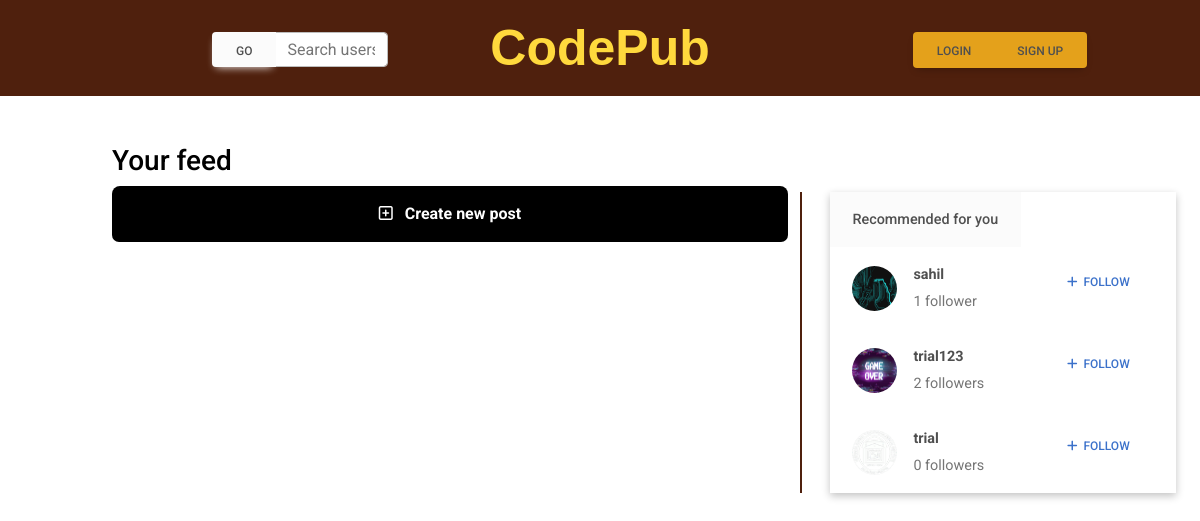
The page /codepub on the database its author committed.
### home/models.py (models this page shows, shortened)
class Profile(models.Model):
    user = models.ForeignKey(User,on_delete=models.CASCADE)
    citizenID = models.IntegerField()
    email = models.EmailField(max_length=100)
    bio = models.TextField(max_length=1000, blank=True)
    profileimg = models.ImageField(upload_to='profile_images',default='Default-avatar.jpg')
    location = models.CharField(max_length=100,blank=True)

### codepub/views.py (the view, shortened to what this page needs)
# urls.py: path('codepub',views.codepubHome,name='codepubHome'),
def codepubHome(request):
    user_following_list = []
    feed = []
    user_following = FollowAccount.objects.filter(follower=request.user.username)
    for user in user_following:
        user_following_list.append(user.user)
    for username in user_following_list:
        feed_lists = Post.objects.filter(user=username)
        for p in feed_lists:
            feed.append(p)
    all_users = User.objects.all()
    followedUsers = []
    for U in user_following:
        person = User.objects.get(username=U.user)
        followedUsers.append(person)
    suggested_users = []
    for U in all_users:
        if U not in followedUsers:
            suggested_users.append(U)
    current_user = request.user
    if current_user in suggested_users:
        suggested_users.remove(current_user)
    suggested_profile_followers = []
    for Suser in suggested_users:
        SuserFollowing = FollowAccount.objects.filter(user=Suser.username)
        suggested_profile_followers.append(len(SuserFollowing))
    suggested_profiles = []
    for S in suggested_users:
        prof = Profile.objects.get(user=S)
        suggested_profiles.append(prof)
    sug_profiles = zip(suggested_profiles,suggested_profile_followers)
    print(sug_profiles)
    context = {'allPosts':feed,'suggested_profiles':suggested_profiles,'sug_profiles':sug_profiles}
    return render(request,'codepub/codepubHome.html',context)

### home/context_processors.py (called while the page is built)
def profile_details(request):
    if request.user.is_authenticated:
        user_profile = Profile.objects.get(user=request.user)
        return {'user_profile':user_profile}
    return {}

### templates/codepub/codepubHome.html (shortened to what this page needs)
{% extends 'codepubbase.html' %}
{% block content %}
    <div class="container-fluid mt-5">
        <div class="row">
            <div class="col-md-7 offset-1  ">
                <h3 style="color: black;">Your feed</h3>
                <div class="accordion accordion-borderless h-auto open" id="accordionExampleY" >
                    <div class="accordion-item ">
                      <h2 class="accordion-header" id="headingOneY">
                        <button class="accordion-button d-block text-center" type="button" data-mdb-toggle="collapse"
                          data-mdb-target="#collapseOneY" aria-expanded="true" aria-controls="collapseOneY"
                          style="color: white; background-color: black;">
                          <i class="far fa-square-plus"></i> &nbsp <strong>Create new post</strong>
                        </button>
                      </h2>
                    </div>
                </div>
            </div>
            <div class="col-md-4 mt-5 left-border">
                {% include 'codepub/side.html' %}
            </div>
        </div>
    </div>
{% endblock content %}

### templates/codepub/side.html (shortened to what this page needs)
<!DOCTYPE html>
<html lang="en">
<head>
    <link
    href="https://cdnjs.cloudflare.com/ajax/libs/font-awesome/6.0.0/css/all.min.css"
    rel="stylesheet"
    />
    <link
    href="https://cdnjs.cloudflare.com/ajax/libs/mdb-ui-kit/6.4.0/mdb.min.css"
    rel="stylesheet"
    />
</head>
<body>
    <div class="row">
        <div class="col-md-auto ml-3">
            <table class="table align-middle mb-0 bg-white table-hover table-borderless rec-followers">
                <thead class="bg-light">
                  <tr>
                    <th>Recommended for you</th>
                  </tr>
                </thead>
                <tbody>
                  {% for i in sug_profiles %}
                  <tr>
                    <td>
                      <div class="d-flex align-items-center">
                        <img
                            src="{{i.0.profileimg.url}}"
                            alt=""
                            style="width: 45px; height: 45px"
                            class="rounded-circle"
                            />
                        <div class="ms-3">
                          <p class="fw-bold mb-1">{{i.0.user}}</p>
                          <p class="text-muted mb-0">
                            {% if i.1 != 1 %}
                              {{i.1}} followers
                            {% else %}
                              {{i.1}} follower
                            {% endif %}
                          </p>
                        </div>
                      </div>
                    </td>
                    <td>
                        <a href="/follow/{{i.0.user.username}}">
                          <button type="button" class="btn btn-link" data-mdb-ripple-color="dark">
                            <i class="fas fa-plus"></i>&nbsp FOLLOW
                        </button>
                        </a>
                    </td>
                  </tr>
                  {% endfor %}
                </tbody>
              </table>
        </div>
    </div>
</body>
</html>

### static/css/cp.css (style rules this page uses)
html, body { width: 100%; }
body { background-color: #F6F1E9; }
a { text-decoration: none !important; color: inherit !important; }
.accordion-button:after { display: none; }
.left-border { border-left: 2px solid #4F200D;; }
.rec-followers { box-shadow: rgba(0, 0, 0, 0.24) 0px 3px 8px; }

### rows shown on the page
Profile: profileimg (picture), user.username "sahil", i "1"
Profile: profileimg (picture), user.username "trial123", i "2"
Profile: profileimg (picture), user.username "trial", i "0"
